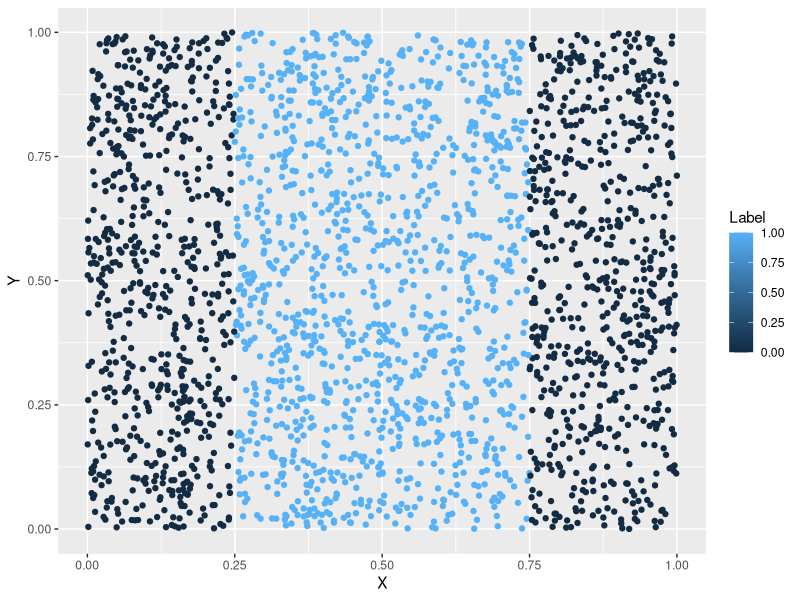
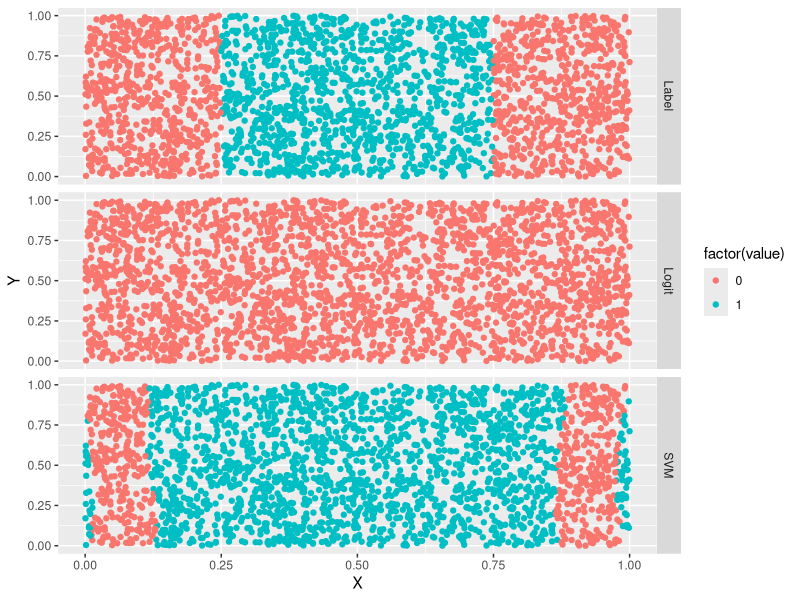

Reproduce these figures in R, in order.
setwd('C:\\Users\\Ivan.Liuyanfeng\\Desktop\\Data_Mining_Work_Space\\Model-Comparison')
require(ggplot2)
list.files('data')
df <- read.csv('data/df.csv')
head(df)
# data visualization
png('df.png')
ggplot(data = df,aes(x=X,y=Y,color=Label))+geom_point()
dev.off()

# model test
logit.fit <- glm(Label~.,family=binomial(link='logit'),data=df)
logit.prediction <- ifelse(predict(logit.fit)>0,1,0)
mean(with(df,logit.prediction==Label))
mean(with(df,0==Label))

# SVMs
library(e1071)
svm.fit <- svm(Label~.,data=df)
svm.predictions <- ifelse(predict(svm.fit)>0,1,0)
mean(with(df,svm.predictions==Label))

# plot predictions
df <- cbind(df,data.frame(Logit=ifelse(predict(logit.fit)>0,1,0),SVM=ifelse(predict(svm.fit)>0,1,0)))
head(df)
require(reshape2)
predictions <- melt(df,id.vars=c('X','Y'))
head(predictions)
png('predictions.png',height=800,width=600)
ggplot(predictions, aes(X,Y, color=factor(value)))+geom_point()+facet_grid(variable~.)
dev.off()

# Kernel trick - linear, polynomial, radial, sigmoid